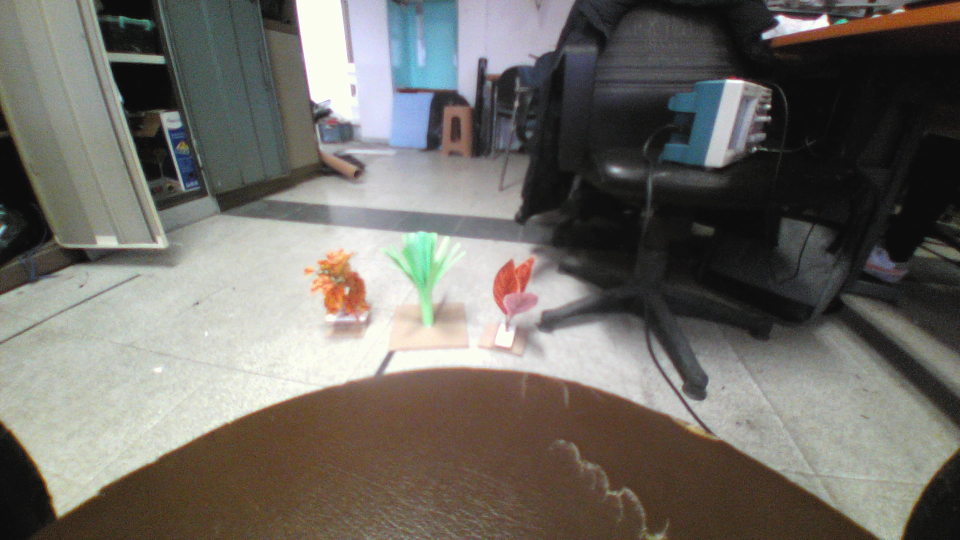
#> input picture tika/1.png, 1920 x 1080 px, given in place of the camera (shown at 1/2 size)
$ python main.py
#> lines starting #> are read from the running program, lines starting #| are printed output that depends on the picture; after the words box and inside, x2 and y2 are one past the last pixel; in counts of white or black regions, pixels touching at a corner belong together
### tika/classv1/tika.py
import cv2
import numpy as np
from scipy import ndimage
import cv2
import numpy as np
from scipy import ndimage

class Bbox():
    # [8 lines left out: function __innit__, not called in this run]
        # noo stands for number of objects

    def getX(self):
        return self.x_coord
    def getY(self):
        return self.y_coord
    def getW(self):
        return self.w_obj
    def getH(self):
        return self.h_obj
    def getTag(self):
        return self.tag
    def getLoc(self):
        return self.loc
    def getCX(self):
        return self.cx

    def setX(self,x):
        self.x_coord = x
    def setY(self,y):
        self.y_coord = y
    def setW(self,w):
        self.w_obj = w
    def setH(self,h):
        self.h_obj = h
    def setTag(self,tag):
        self.tag = tag


    # [31 lines left out: function setLoc, not called in this run]

    def setBbox(self,tag,mask,frame_w,min_area=20,noo=4,tresh=30):
        """
        input olarak maskeyi alır ve maskedeki alanların en büyük 4 ünden
        alanı tresholdun üstünde olanların sol üst köşesinin koordinatları ve
        bounding box ın uzunluk ve genişliğini verir aksi halde None verir
        """
        objects = []
        print(type(mask))
        if type(mask) == 'numpy.ndarray':
            contours, _ = cv2.findContours(mask, cv2.RETR_EXTERNAL, cv2.CHAIN_APPROX_NONE)

            if len(contours) > 0:
                sorted_contours = sorted(contours, key=cv2.contourArea, reverse=True)

                for c in sorted_contours[:noo]:
                    obj_area = cv2.contourArea(c)

                    if obj_area > min_area:
                        x, y, w, h = cv2.boundingRect(c)
                        object = Bbox(tag,x,y,w,h,-1,-1)
                        object.setLoc(frame_w,tresh)
                        objects.append(object)

                    else:
                        print("no object found bigger than treshold")
            else:
                print("no contour found")

        return objects


    def closest(objects):
        """
        kameraya en yakın bounding boxı verir
        boduning_box fonksiyonun çıktısını ver
        """
        cache = 0
        ind = None
        for index,object in enumerate(objects):
            if cache < object.getY():
                cache = object.getY()
                ind = index
            else:
                continue
        if ind != None:
            return objects[ind]
        else:
            return None


class Mask:
    # Mask classı maskeleme için gerekli bilgileri tutar
    # Mask.masking() maskeyi verir
    # cap.read() deki aldığın görüntüyü yolla
    def __init__(self, name, image, lower_hsv, upper_hsv):
        self.name = name
        self.lower_hsv = lower_hsv
        self.upper_hsv = upper_hsv
        self.image = image

    def getWidth(self):
        return int(self.image.shape[1])

    def getHeigth(self):
        return int(self.image.shape[0])

    def getImage(self):
        return self.image

    def getLowerHsv(self):
        return self.lower_hsv

    def getUpperHsv(self):
        return self.upper_hsv

    def getName(self):
        return self.name


    def setName(self,name):
        self.name = name


    def setImage(self,image0):
        #image path
        self.image = image0

    def setLowerHsv(self,lowerhsv):
        self.lower_hsv = lowerhsv

    def setUpperHsv(self, upperhsv):
        self.upper_hsv = upperhsv

    def masking(self,horizon=4, opening=2,medianFltr=2):
        """
        sınır hsv değerleri ile maske çıkarıp
        bu maskey opening ve median filter ile sadeleştirme fonskiyonu
        input olarak -> görüntü , alt sınır , üst sınır

        *kernel değişkeni ve median filterdaki size değişkeni
        duruma göre değiştirilebilir boyut ne kadar artarsa o kadar yoğun
        bir filtreleme yapılır
        """

        # creating mask
        hsv = cv2.cvtColor(self.image, cv2.COLOR_BGR2HSV)
        mask = cv2.inRange(hsv, self.lower_hsv, self.upper_hsv)

        #kameranın konumuna göre yukarı atılcak maskenin boyutunu değiştirbilirsin
        cv2.rectangle(mask, (0,0), (self.getWidth(),int(self.getHeigth()/horizon)), (0, 0, 0), -1)

        bitw = cv2.bitwise_and(mask, mask, mask=mask)

        # applying opening operation
        kernel = np.ones((opening, opening), np.uint8)
        opening = cv2.morphologyEx(bitw, cv2.MORPH_OPEN, kernel)

        # removing parasites
        mask_f = ndimage.median_filter(opening, size=medianFltr)

        return mask_f


### tika/classv1/main.py
import cv2
import numpy as np
from scipy import ndimage
from tika import Bbox, Mask
import time
import matplotlib.pyplot as plt
from operator import add

# hue values must be discrete
# bu degerler ortam ısıgına göre degisebilir test alaninada ayarlanmalı
# hsv_find dosyasini kullanarak bulunabilir


"""
# atolye ici aksam test
lower_green = np.array([48,22,80])
upper_green = np.array([67,180,180])

lower_red = np.array([0,56,116])
upper_red = np.array([20,255,255])

"""


# atolye dısı gunduz test
lower_green = np.array([35,55,50])
upper_green = np.array([67,255,255])

lower_red = np.array([0,100,136])
upper_red = np.array([17,255,255])


font = cv2.FONT_HERSHEY_SIMPLEX

### fps icin ###
prev_image_time = 0
new_image_time = 0
a = 0
################

# fonskiyonun icine 0 atarak kamerayı aktiflestirebilirsin yoksa istedigin videonun yolunu yaz
cap = cv2.VideoCapture(0)


while True:
    ret,frame = cap.read()
#> frame is the input picture: shape (1080, 1920, 3); mean B, G, R 102.6, 108.3, 111.2
    if not ret:
        break

    frame = cv2.resize(frame, (0, 0), fx = 0.5, fy = 0.5)
#> frame: shape (540, 960, 3)
    width = frame.shape[1]
#> width = 960
    height = frame.shape[0]
#> height = 540

    print(width,height)
#| 960 540
    red = Mask(name = "red",image=frame,lower_hsv=lower_red, upper_hsv=upper_red)
    green = Mask(name = "green",image=frame,lower_hsv=lower_green, upper_hsv=upper_green)

    red_mask = red.masking()
#> in masking, `hsv = cv2.cvtColor(self.image, cv2.COLOR_BGR2HSV)`: hsv: shape (540, 960, 3); mean H, S, V 49.3, 41.1, 116.5
#> in masking, `mask = cv2.inRange(hsv, self.lower_hsv, self.upper_hsv)`:
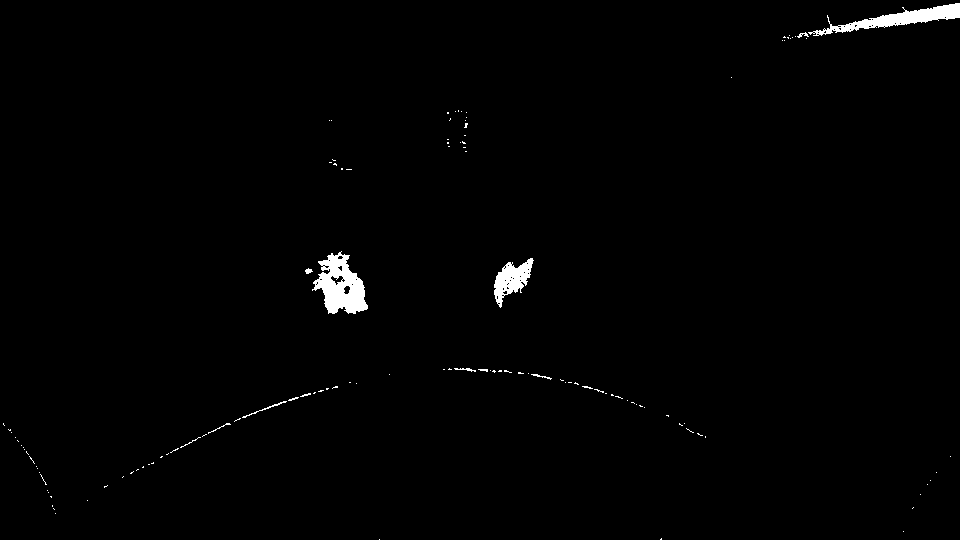
#> mask: shape (540, 960); 1% white; 124 white regions (111 under 20 px), largest, box (x1, y1, x2, y2) and area: (312, 251, 368, 314) 1977, (808, 3, 960, 36) 1527, (494, 258, 534, 308) 942
#> in masking, `cv2.rectangle(mask, (0,0), (self.getWidth(),int(self.getHeigth()/horiz..`:
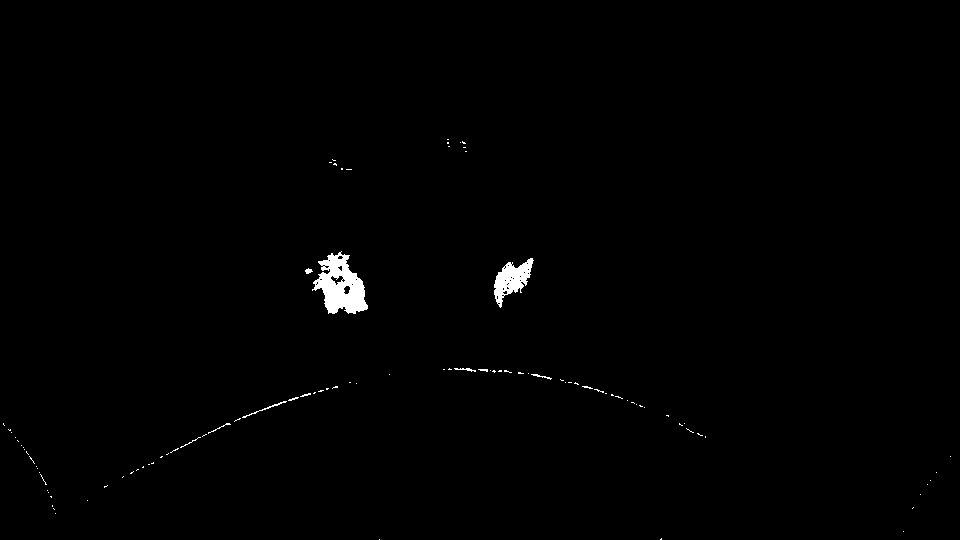
#> mask: shape (540, 960); 0.69% white; 100 white regions (89 under 20 px), largest, box (x1, y1, x2, y2) and area: (312, 251, 368, 314) 1977, (494, 258, 534, 308) 942, (242, 401, 287, 418) 74
#> in masking, `opening = cv2.morphologyEx(bitw, cv2.MORPH_OPEN, kernel)`: opening: shape (540, 960); 0.6% white; 35 white regions (31 under 20 px), largest, box (x1, y1, x2, y2) and area: (314, 253, 369, 315) 1955, (495, 259, 534, 308) 916, (306, 270, 313, 275) 28, (273, 403, 283, 408) 20
#> in masking, `mask_f = ndimage.median_filter(opening, size=medianFltr)`: mask_f: shape (540, 960); 0.65% white; 30 white regions (22 under 20 px), largest, box (x1, y1, x2, y2) and area: (314, 253, 370, 316) 2061, (495, 259, 535, 309) 985, (265, 402, 288, 412) 49
    green_mask = green.masking()
#> call 2 of masking, with horizon = 4, opening = 2, medianFltr = 2
#> in masking (call 2), `mask = cv2.inRange(hsv, self.lower_hsv, self.upper_hsv)`: mask: shape (540, 960); 0.44% white in thin lines or dots
#> in masking (call 2), `cv2.rectangle(mask, (0,0), (self.getWidth(),int(self.getHeigth()/horiz..`:
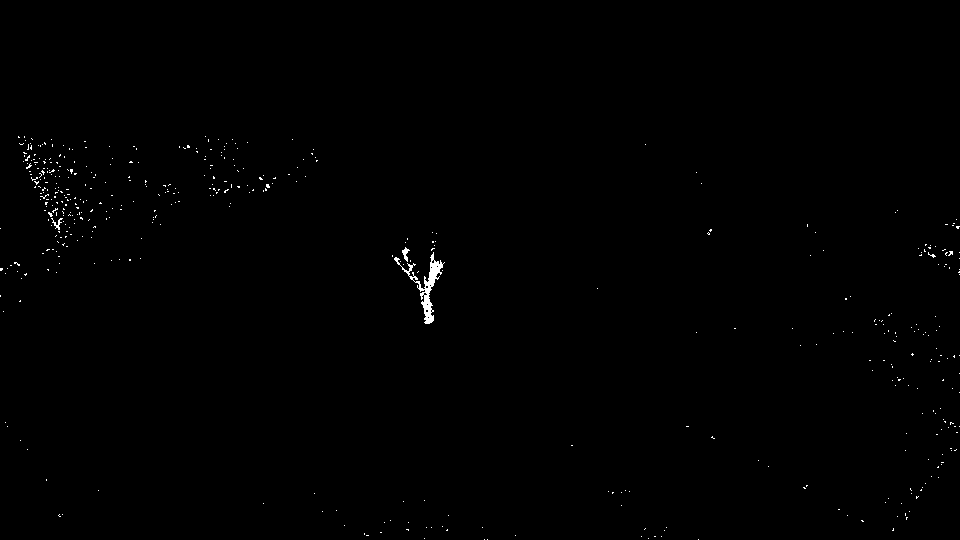
#> mask: shape (540, 960); 0.37% white in thin lines or dots, all inside (x1, y1, x2, y2) = (0, 136, 960, 540)
#> in masking (call 2), `opening = cv2.morphologyEx(bitw, cv2.MORPH_OPEN, kernel)`:
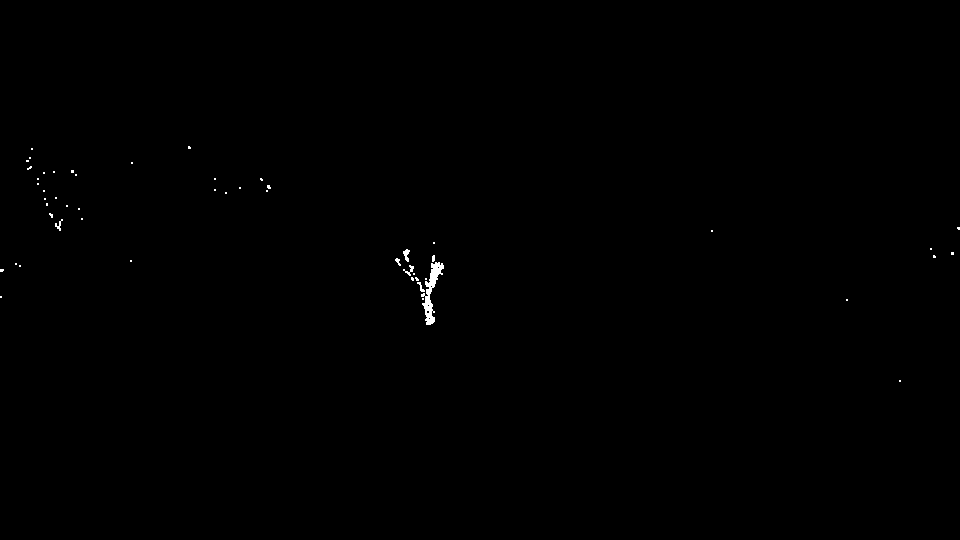
#> opening: shape (540, 960); 0.19% white; 52 white regions (46 under 20 px), largest, box (x1, y1, x2, y2) and area: (421, 262, 444, 325) 509, (403, 249, 410, 262) 51, (403, 265, 414, 276) 43, (55, 219, 63, 231) 36, (417, 282, 425, 292) 31, (395, 258, 401, 266) 24
#> in masking (call 2), `mask_f = ndimage.median_filter(opening, size=medianFltr)`: mask_f: shape (540, 960); 0.22% white; 46 white regions (41 under 20 px), largest, box (x1, y1, x2, y2) and area: (411, 255, 445, 326) 675, (403, 249, 411, 263) 58, (403, 265, 415, 277) 54, (55, 219, 64, 232) 49, (395, 258, 402, 267) 27


    #intersect filtreleri atiliyor (son 3 framede de ortak olan pikseller aliniyor)
    #bonding box larin parametreleri belirleniyor

    wild_herbs = Bbox.setBbox("red",red_mask,red.getWidth(),30)
#> wild_herbs = []
    herbs = Bbox.setBbox("green",green_mask,green.getWidth(),30)
#> herbs = []

    print(len(wild_herbs))
#| 0
    print(len(herbs))
#| 0

    obj_loc = None

    if herbs == None and wild_herbs != None:
        combined = wild_herbs
        target = Bbox.closest(combined)
        # int(width/4) orta sayılcak genişliği belirler

    elif wild_herbs == None and herbs != None:
        combined = herbs
        target = Bbox.closest(combined)

        # int(width/4) orta sayılcak genişliği belirler

    elif wild_herbs != None and herbs != None:
        combined = herbs + wild_herbs
#> combined = []
        target = Bbox.closest(combined)
#> after the loop in closest, `for index,object in enumerate(objects):`: cache = 0
        # int(width/4) orta sayılcak genişliği belirler
    else:
        print("no object found")

    # imshow yapilmiyosa gereksiz
    try:
        #bounding boxlari goruntude ciktisi aliniyor
        for i in herbs:
            print(i.getTag())
            cv2.rectangle(frame, (i.getX(),i.getY()), (i.getX() + i.getW(), i.getY() + i.getH()), (0,255,0), 2)
            cv2.putText(frame, "herb", (i.getX(), i.getY() +-15), font, 0.7, (0,255,0), 2)
#> this loop made 0 passes

        for j in wild_herbs:
            print(j.getTag())
            cv2.rectangle(frame, (i.getX(),i.getY()), (i.getX() + i.getW(), i.getY() + i.getH()), (0,0,255), 2)
            cv2.putText(frame, "wild herb",(i.getX(), i.getY() +-15), font, 0.7, (0,0,255), 2)

        if target != None:
            print(target.getTag())
            cv2.rectangle(frame, (target.getX(),target.getY()), (i.getX() + i.getW(), i.getY() + i.getH()), (255,0,0), 2)
            cv2.putText(frame, target.getTag(), (target.getX(), target.getY() +-15), font, 0.7, (255,0,0), 2)
            cv2.putText(frame, target.getLoc(), (target.getX(), target.getY() -40), font, 0.7, (255,0,0), 2)


    except:
        pass


    ### fps icin ##
    new_image_time = time.time()
    fps = 1 / (new_image_time - prev_image_time)
    prev_image_time = new_image_time
    fps = int(fps)
    fps = str(fps)
    cv2.putText(frame, "fps: " + fps, (red.getWidth() - 100, 25), font, 0.7, (0, 255, 255), 1, cv2.LINE_AA)
    ##########

    cv2.line(frame,(int(red.getWidth()/4),0),(int(red.getWidth()/4),red.getHeigth()),(255,0,0),2)
    cv2.line(frame,(int(red.getWidth()*3/4),0),(int(red.getWidth()*3/4),red.getHeigth()),(255,0,0),2)

    red_mask = cv2.merge((red_mask,red_mask,red_mask))
    green_mask = cv2.merge((green_mask,green_mask,green_mask))

    cv2.putText(frame, "rgb", (int(red.getWidth()/2), 25), cv2.FONT_HERSHEY_SIMPLEX, 0.7, (0, 255, 255), 1, cv2.LINE_AA)
#> frame: shape (540, 960, 3); mean B, G, R 103.6, 107.9, 110.7
    cv2.putText(red_mask, "mask_red" , (int(red.getWidth()/2), 25), cv2.FONT_HERSHEY_SIMPLEX, 0.7, (0, 255, 255), 1, cv2.LINE_AA)
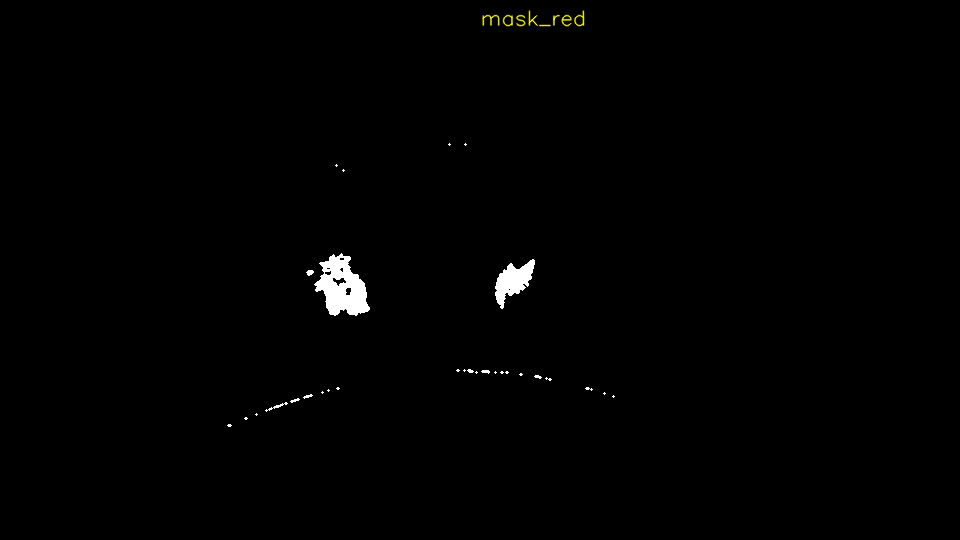
#> red_mask: shape (540, 960, 3); mean of channels 0, 1, 2 1.7, 1.8, 1.8; drawn as B, G, R
    cv2.putText(green_mask, "mask_green" , (int(red.getWidth()/2), 25), cv2.FONT_HERSHEY_SIMPLEX, 0.7, (0, 255, 255), 1, cv2.LINE_AA)
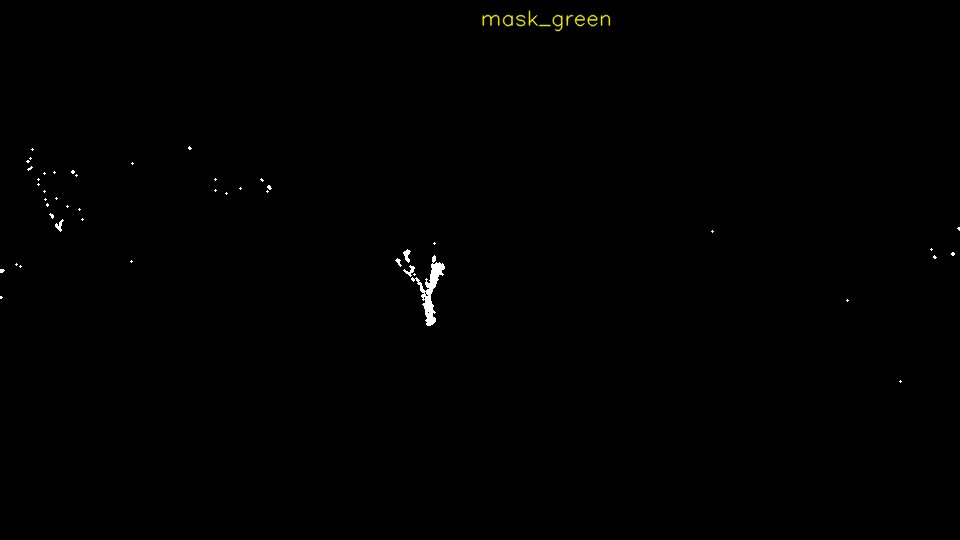
#> green_mask: shape (540, 960, 3); mean of channels 0, 1, 2 0.6, 0.8, 0.8; drawn as B, G, R

    im_v = cv2.hconcat([red_mask,frame, green_mask])
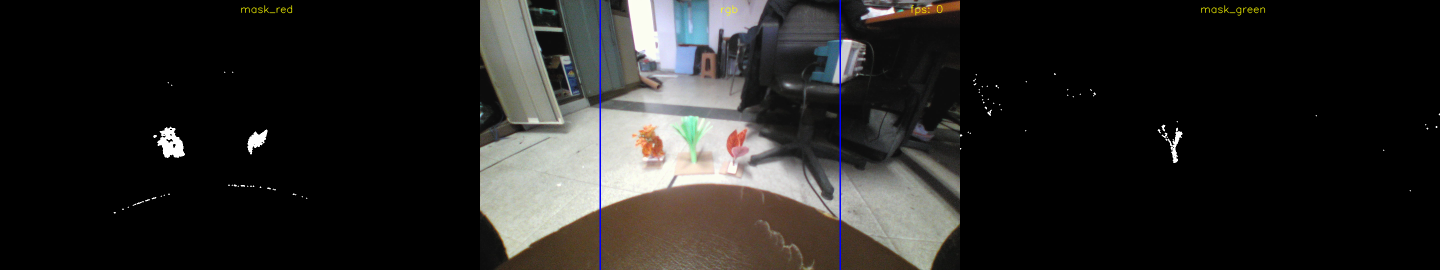
#> im_v: shape (540, 2880, 3) (shown at 1/2 size); mean of channels 0, 1, 2 35.3, 36.8, 37.8; drawn as B, G, R

    cv2.imshow("Frame", im_v)  # img görüntüsünü gösteriyor


    k = cv2.waitKey(1)
#> (key q is pressed here)
    if k == ord('q'):
        break
cap.release()
cv2.destroyAllWindows()
